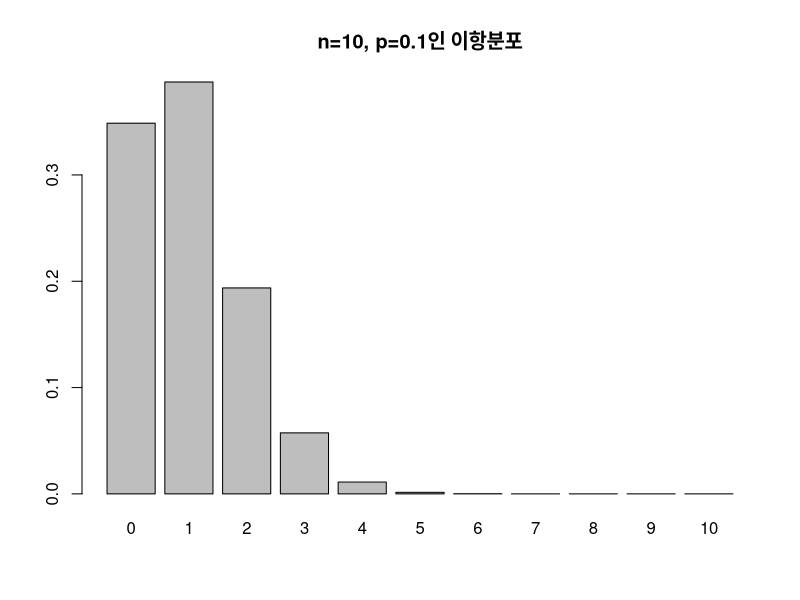
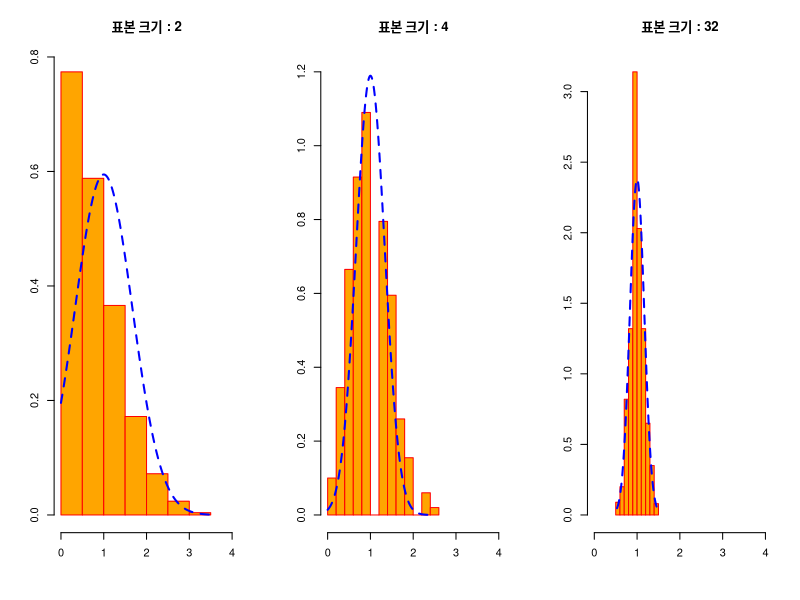

Reproduce these figures in R, in order.
# 그림 4-6
t <- 10; p <- 0.1; x <- 0:10    # 세미콜론(;) 을 이용하여 한 줄에 여러 명령을 실행할 수 있습니다.
b.p <- dbinom(x, size=t, prob=p)
barplot(b.p, names=x, main="n=10, p=0.1인 이항분포")

# 예제 4-3
set.seed(9)
t <- 10
p <- 0.1
x <- 0:10
n <- 1000
b.2.mean <- rep(NA, n)
b.4.mean <- rep(NA, n)
b.32.mean <- rep(NA, n)

for(i in 1:n) {
  b.2.mean[i] <- mean( rbinom(2, size=t, prob=p) )
  b.4.mean[i] <- mean( rbinom(4, size=t, prob=p) )
  b.32.mean[i] <- mean( rbinom(32, size=t, prob=p) )
}

options(digits=4)
c(mean(b.2.mean), sd(b.2.mean))
c(mean(b.4.mean), sd(b.4.mean))
c(mean(b.32.mean), sd(b.32.mean))

par(mfrow=c(1,3))
hist(b.2.mean, prob=T, xlim=c(0, 4), main="표본 크기 : 2", ylab="", xlab="", col="orange", border="red")
x1 <- seq(min(b.2.mean), max(b.2.mean), length=1000)
y1 <- dnorm( x=x1, mean=1, sd=sqrt(0.9)/sqrt(2) )
lines(x1, y1, lty=2, lwd=2, col="blue")

hist(b.4.mean, prob=T, xlim=c(0, 4), ylim=c(0, 1.2), main="표본 크기 : 4", ylab="", xlab="", col="orange", border="red")
x2 <- seq(min(b.4.mean), max(b.4.mean), length=1000)
y2 <- dnorm( x=x2, mean=1, sd=sqrt(0.9)/sqrt(8) )
lines(x2, y2, lty=2, lwd=2, col="blue")

hist(b.32.mean, prob=T, xlim=c(0, 4), main="표본 크기 : 32", ylab="", xlab="", col="orange", border="red")
x3 <- seq(min(b.32.mean), max(b.32.mean), length=1000)
y3 <- dnorm( x=x3, mean=1, sd=sqrt(0.9)/sqrt(32) )
lines(x3, y3, lty=2, lwd=2, col="blue")